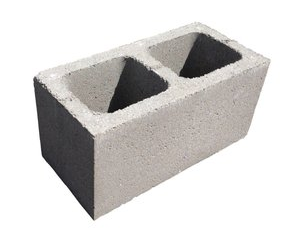
#> input picture imageProcessing/source/concreteblock.jpg, 285 x 233 px, found by its file name
$ python originalHough.py
#> lines starting #> are read from the running program, lines starting #| are printed output that depends on the picture; after the words box and inside, x2 and y2 are one past the last pixel; in counts of white or black regions, pixels touching at a corner belong together
#> further down, target is the input picture: shape (233, 285, 3); mean B, G, R 206.6, 208.3, 210.4
"""
Hough Transform Implementation

Reference: https://dl.acm.org/doi/10.1145/361237.361242

Packages:
- numpy: for matrix operations
- cv2: for image processing.
    Used for reading, writing and showing images and drawing lines.
"""
import numpy as np
import cv2 as cv


def hough_transform(image, rho_res=1):
    """
    Perform the Hough Line Transform.
    It returns the accumulator array, thetas, and rhos.
    """
#> called with rho_res = 1
    # Step 1: Edge detection
    # Use Canny edge detection to get the edge points in the image.
    edges = cv.Canny(image, 50, 200)
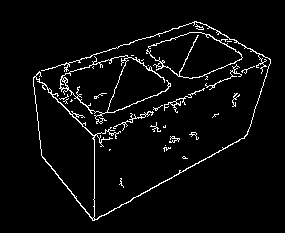
#> edges: shape (233, 285); 4.2% white in thin lines or dots, all inside (x1, y1, x2, y2) = (33, 21, 271, 221)

    # Calculate the diagonal length of the image,
    # which will be the maximum possible rho value.
    # row = len(image), column = len(image[0])
    max_rho = np.hypot(len(image), len(image[0]))
#> max_rho = 368.1

    # Create an array of possible rho values.
    rhos = np.arange(-max_rho, max_rho, rho_res)
#> rhos = 737 values from -368.1 to 367.9

    # Create an array of possible theta values in radians.
    thetas = np.linspace(0, np.pi, 180)

    # Step 2: Initialize the accumulator
    # The accumulator is a 2D array.
    # The rows represent rho values and columns represent theta values.
    accumulator = np.zeros((len(rhos), len(thetas)), dtype=np.uint16)

    # Step 3: Populate the accumulator
    # For each edge point, calculate the possible (rho, theta) pair
    # and increment their value in the accumulator.
    # Returns the indices of the detected pixels as edges.
    edge_points = np.argwhere(edges)
#> edge_points = 2771 pairs, first value 21 to 220, second value 33 to 270
    for y, x in edge_points:
        for theta_index, theta in enumerate(thetas):
            rho = x * np.cos(theta) + y * np.sin(theta)  # Hough Space
            rho_index = np.argmin(np.abs(rhos - rho))
            accumulator[rho_index, theta_index] += 1
#> this loop made 2771 passes
#> (y, x) on passes 1 to 3: (21, 194), (21, 195), (21, 196)
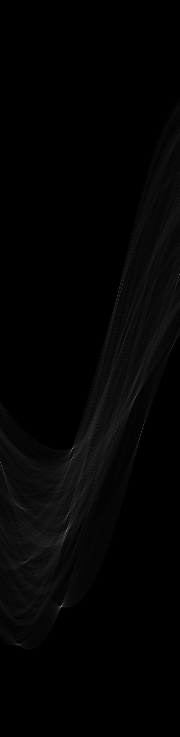
#> accumulator: shape (737, 180) uint16; min 0, max 128, mean 3.8

    return accumulator, thetas, rhos


path = "/home/treeplanter/graphics/pyOpenCv/\
imageProcessing/source/concreteblock.jpg"  # Path to the image.
target = cv.imread(path)  # Load a grayscale of the image.
if target is None:  # Check if the image was loaded.
    print("Could not read the image")
    exit(0)
target_gray = cv.cvtColor(target, cv.COLOR_BGR2GRAY)  # Convert to grayscale.

# Get the accumulator and possible theta and rho values.
accumulator, thetas, rhos = hough_transform(target_gray)
#> thetas = 180 values from 0 to 3.14; rhos = 737 values from -368.1 to 367.9

# Step 4: Find peaks in the accumulator
# A peak in the accumulator represents a potential line in the image.
# For simplicity, we're thresholding the accumulator to detect these peaks.
hough_threshold = 50
accumulate_array = np.where(accumulator > hough_threshold)
#> accumulate_array = 63 positions, rows 274 to 644, columns 0 to 179

cnt = 0
# For each detected peak, draw the corresponding line on the image.
for rho_index, theta_index in zip(*accumulate_array):  # type: ignore
    rho = rhos[rho_index]
    theta = thetas[theta_index]
    cos_theta = np.cos(theta)
    sin_theta = np.sin(theta)
    # x0, y0 are the coordinates of the end of rho which meets the slope.
    x0 = cos_theta * rho
    y0 = sin_theta * rho

    # Draw a line between (x1, y1) and (x2, y2)
    # They are each end of the slope.
    #
    x1 = int(x0 + 300 * (-sin_theta))
    y1 = int(y0 + 300 * (cos_theta))
    x2 = int(x0 - 300 * (-sin_theta))
    y2 = int(y0 - 300 * (cos_theta))
    if cnt < 50:
        print(f"x1: {x1}, y1: {y1}, x2: {x2}, y2: {y2}")
        cnt += 1
    cv.line(target, (x1, y1), (x2, y2), (128, 128, 128), 2)
#> this loop made 63 passes
#> (rho_index, theta_index, rho, theta, cos_theta, sin_theta, x0, y0) on passes 1 to 12: (274, 179, -94.12, 3.14, -1, 1.22e-16, 94.12, -1.15e-14), (277, 178, -91.12, 3.12, -1, 0.0175, 91.11, -1.6), (291, 118, -77.12, 2.07, -0.48, 0.877, 36.99, -67.67), (295, 117, -73.12, 2.05, -0.464, 0.886, 33.94, -64.77), (346, 172, -22.12, 3.02, -0.992, 0.123, 21.96, -2.71), (394, 136, 25.88, 2.39, -0.728, 0.685, -18.85, 17.73), (396, 135, 27.88, 2.37, -0.716, 0.698, -19.97, 19.45), (397, 135, 28.88, 2.37, -0.716, 0.698, -20.69, 20.15), (399, 134, 30.88, 2.35, -0.704, 0.71, -21.74, 21.93), (401, 133, 32.88, 2.33, -0.691, 0.722, -22.73, 23.75), (428, 142, 59.88, 2.49, -0.796, 0.605, -47.69, 36.21), (431, 141, 62.88, 2.47, -0.786, 0.619, -49.4, 38.89)
#| x1: 94, y1: -300, x2: 94, y2: 300
#| x1: 85, y1: -301, x2: 96, y2: 298
#| x1: -226, y1: -211, x2: 300, y2: 76
#| x1: -231, y1: -204, x2: 299, y2: 74
#| x1: -14, y1: -300, x2: 58, y2: 295
#| x1: -224, y1: -200, x2: 186, y2: 236
#| x1: -229, y1: -195, x2: 189, y2: 234
#| x1: -230, y1: -194, x2: 188, y2: 235
#> (further printed lines are left out)
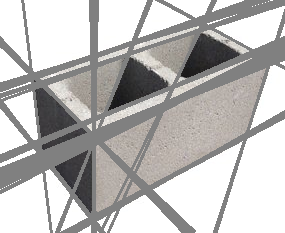
#> target: shape (233, 285, 3); mean B, G, R 186.1, 187.3, 188.7
#> after the loop, cnt = 50

# Display the resulting image with detected lines.
while cv.waitKey(10) != ord("q"):
#> (key q is pressed here)
    cv.imshow("Hough Transform", target)
cv.destroyAllWindows()
exit(0)
#> (the program exits here)
